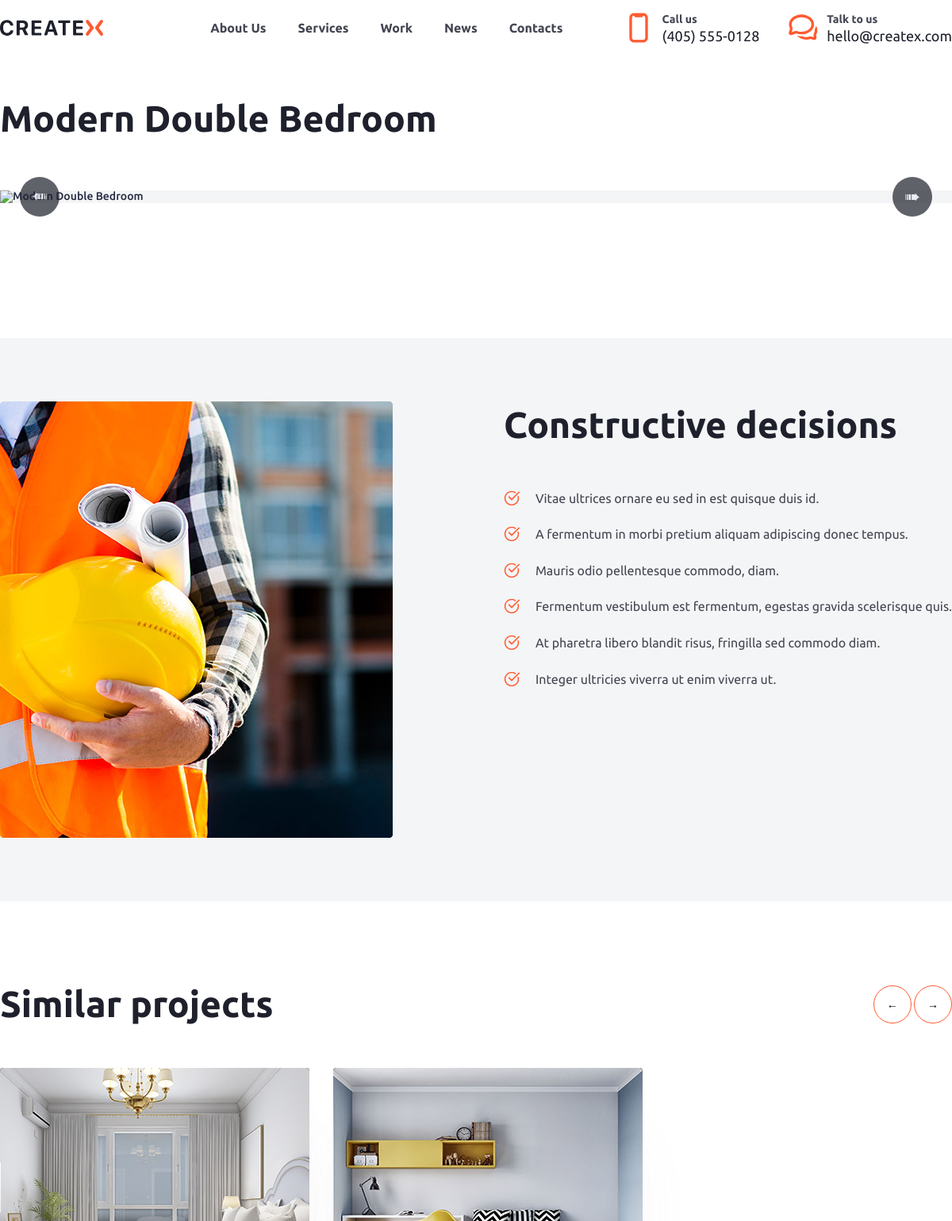
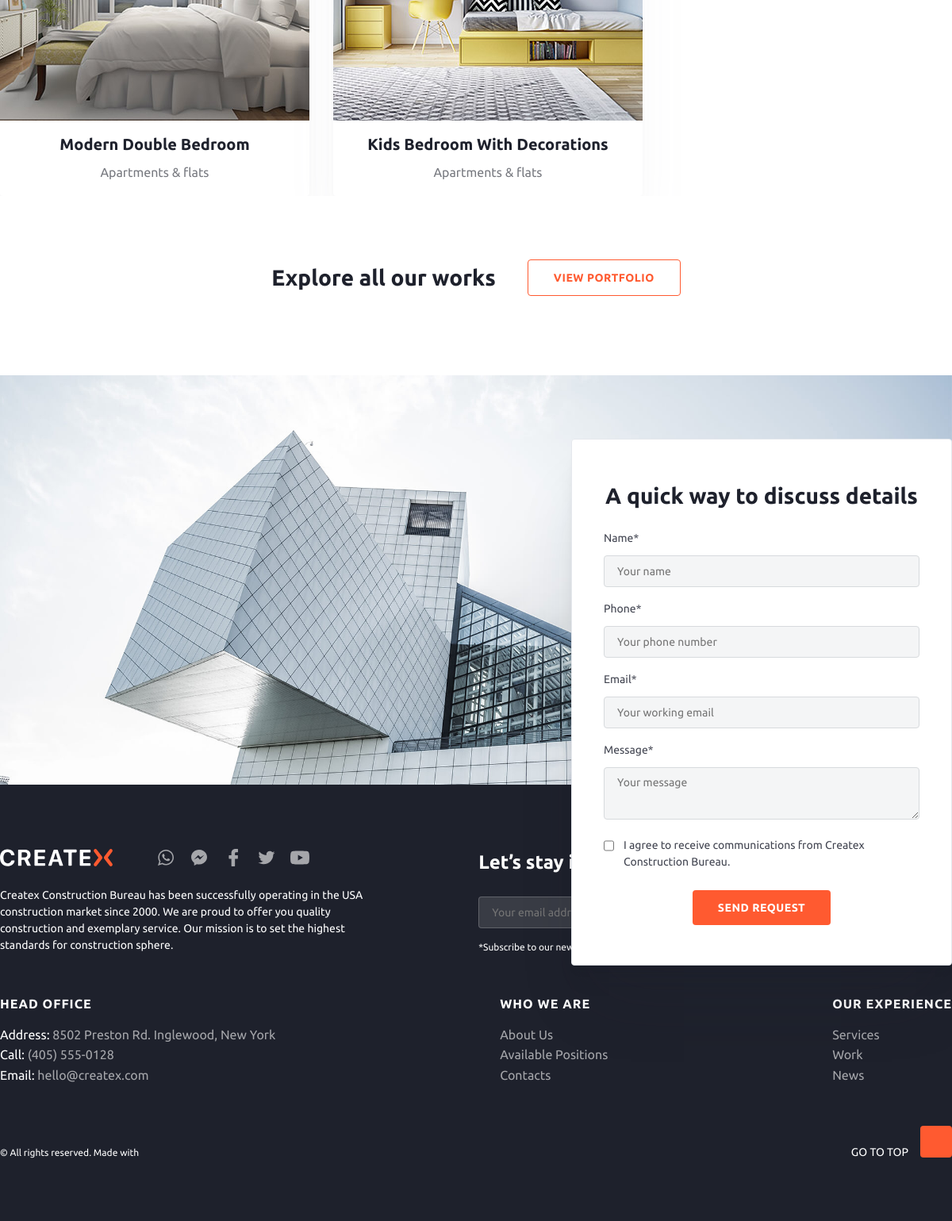
Screenshot of /work/modern-double-bedroom with the database file from the repository (2 pictures, top to bottom).
### work/models.py (models this page shows, shortened)
class OurWork(models.Model):
    title = models.CharField(max_length=100, verbose_name='Заголовок проекта')
    slug = models.SlugField(max_length=125,unique=True, db_index=True, verbose_name='URL-проекта' )
    objectID = models.ForeignKey(ObjectsOfOurWork, on_delete=models.CASCADE, verbose_name='Объект проекта')
    img = models.ImageField(upload_to='work/%Y/%m/%d/', verbose_name='Главное фото проекта')
    workServicesID = models.ForeignKey(OurServices,on_delete=models.CASCADE, verbose_name='Вид услуги проекта')
    def __str__(self):
        return f'{self.title}'
    class Meta:
        verbose_name = "Выполненный проект"
        verbose_name_plural = "Выполненные проекты"

class ObjectsOfOurWork(models.Model):
    name = models.CharField(max_length=150, verbose_name='Объект работы')
    def __str__(self):
        return f'{self.name}'
    class Meta:
        verbose_name = "Объект проекта"
        verbose_name_plural = "Объекты проектов"

### work/views.py (the view)
# urls.py: path('<slug:slug>',WorkDetail.as_view(), name='workDetail'),#Страница - услуга детально
class WorkDetail(FormsMixin,DetailView):
    model = OurWork
    template_name = 'work/workDetailPage.html'
    context_object_name = 'work'
    slug_url_kwarg = 'slug'
    def get_context_data(self, **kwargs):
        context = super().get_context_data(**kwargs)
        c_def = self.get_user_context()
        context['title'] = context['object']
        context['first_slide'] = context['object'].photosliderwork_set.first()
        context['sliderForm'] = OurWork.objects.filter(objectID__name = context['object'].objectID)
        context['slider_name'] = 'Similar projects'
        context = dict(list(context.items()) + list(c_def.items()))
        return context

### createx/utils.py (called while the page is built)
    def get_user_context(self,**kwargs):
        context = kwargs
        context['AskFromUserForm'] = AskFromUserForm
        context['UserSubscribeForm'] = UserSubscribeForm
        context['DiscussForUserForm'] = DiscussForUserForm
        return context

### createx/templates/work/workDetailPage.html (shortened to what this page needs)
{% extends "base.html" %}
{% load createx_tag %}
{% load static %}
{% block content %}
<section class="work_slider_main_block">
	<div class="work_slider_block">
		<h2 class="h2_46">{{work.title}}</h2>
		<div class="big_photo_slider_block">
			<div class="sliderBtn">
				<button class="sliderBtnLeft">
					&#10144;
				</button>
				<button class="sliderBtnRight">
					&#10144;
				</button>
			</div>
			<img src="{{first_slide.imgWork.url}}" alt="{{work.title}}" class="slider_big_photo">
		</div>
	</div>
</section>
<section class="about_project_main_block">
</section>
<section class="constructive_decisions_block">
	<div class="constructive_decisions">
		<div class="constructive_ecisions_block_img">
			<img src="{% static 'img/work/image.jpg' %}" alt="Фото">
		</div>
		<div class="constructive_decisions_content">
			<h2 class="h2_46">Constructive decisions</h2>
			<ul class="constructive_decisions_list">
				<li class="constructive_decisions_item">Vitae ultrices ornare eu sed in est quisque duis id.</li>
				<li class="constructive_decisions_item">A fermentum in morbi pretium aliquam adipiscing donec tempus.</li>
				<li class="constructive_decisions_item">Mauris odio pellentesque commodo, diam.</li>
				<li class="constructive_decisions_item">Fermentum vestibulum est fermentum, egestas gravida scelerisque quis.</li>
				<li class="constructive_decisions_item">At pharetra libero blandit risus, fringilla sed commodo diam.</li>
				<li class="constructive_decisions_item">Integer ultricies viverra ut enim viverra ut.</li>
			</ul>
		</div>
	</div>
</section>
<section class="slider_links">
	{% include 'include/slider_form.html' %}
			<div class="block_links_to_page">
				<h3 class="h3_28">Explore all our works</h3>
				<a href="{% url 'work' %}">
					<button class="link_btn">View portfolio</button>
				</a>
			</div>
</section>
{% endblock content %}

### createx/templates/include/slider_form.html (shortened to what this page needs)
{% load static %}
<section class="main_slider_form_block">
	<div class="main_slider_form_header">
		<h2 class="h2_46 slider_h2_header">{{slider_name}}</h2>
		<div class="sliderBntRev">
			<button class="leftSliderRev">&#8592</button>
			<button class="rightSliderRev">&#8594</button>
		</div>
	</div>
	<div class="slider_form_content_relative">
		<div class="slider_form_content_absolute">
			{% for slider in sliderForm %}
				<div class="data_item">
					<div class="data_item_img_bg">
						<img src="{{slider.img.url}}" alt="{{work.title}}" class="data_item_img">
					</div>
					<h3 class="panel_h3_center_20">{{slider.title}}</h3>
					<p class="panel_p_center_16">{{slider.objectID}}</p>
					<div class="data_item_links">
					</div>
				</div>
			{% endfor %}
		</div>
	</div>
</section>

### createx/static/css/min_style.css (style rules this page uses)
* { padding: 0; margin: 0; border: 0; box-sizing: border-box; }
*,*:before,*:after { -moz-box-sizing: border-box; -webkit-box-sizing: border-box; box-sizing: border-box; }
html,body { height: 100%; width: 100%; font-size: 100%; line-height: 1; font-size: 14px; -ms-text-size-adjust: 100%; -moz-text-size-adjust: 100%; -webkit-text-size-adjust: 100%; font-family: Montserrat; font-weight: 500; color: rgba(37, 43, 66, 1); }
input,button,textarea { font-family:inherit; }
button { cursor: pointer; }
a, a:visited { text-decoration: none; }
ul { margin: 0; padding: 0; }
ul li { list-style: none;margin: 0;padding: 0; }
img { vertical-align: top; }
p { margin: 0; padding: 0; }
h1,h2,h3,h4,h5,h6 { font-size:inherit;font-weight: 400;margin: 0;padding: 0; }

### createx/static/css/statick_style.css (style rules this page uses)
.h2_46 { color: var(--gray-900, #1E212C); font-size: 46px; font-weight: 700; line-height: 130%; }
.panel_h3_center_20 { color: var(--gray-900, #1E212C); text-align: center; font-size: 20px; font-weight: 700; line-height: 150%; padding-bottom: 8px; }
.panel_p_center_16 { color: var(--gray-700, #787A80); text-align: center; font-size: 16px; font-weight: 400; line-height: 160%; }
.h3_28 { color: var(--gray-900, #1E212C); font-size: 28px; font-weight: 700; line-height: 150%; }
.link_btn { padding: 0px 32px; border-radius: 4px; border: 1px solid #FF5A30; background-color: #FFF; color: #FF5A30; text-align: center; font-family: Ubuntu; font-size: 14px; font-style: normal; font-weight: 700; line-height: 44px; letter-spacing: 0.5px; text-transform: uppercase; }
.block_links_to_page { max-width: 1230px; padding-top: 80px; margin: 0px auto; display: flex; justify-content: center; align-items: center; gap: 40px; flex-wrap: wrap; }

### rows the page displays
OurWork: title "Modern Double Bedroom", img (picture), objectID "Apartments & flats"
OurWork: img (picture), title "Kids Bedroom With Decorations", objectID "Apartments & flats"

### other values shown
{{ slider_name }} "Similar projects"
